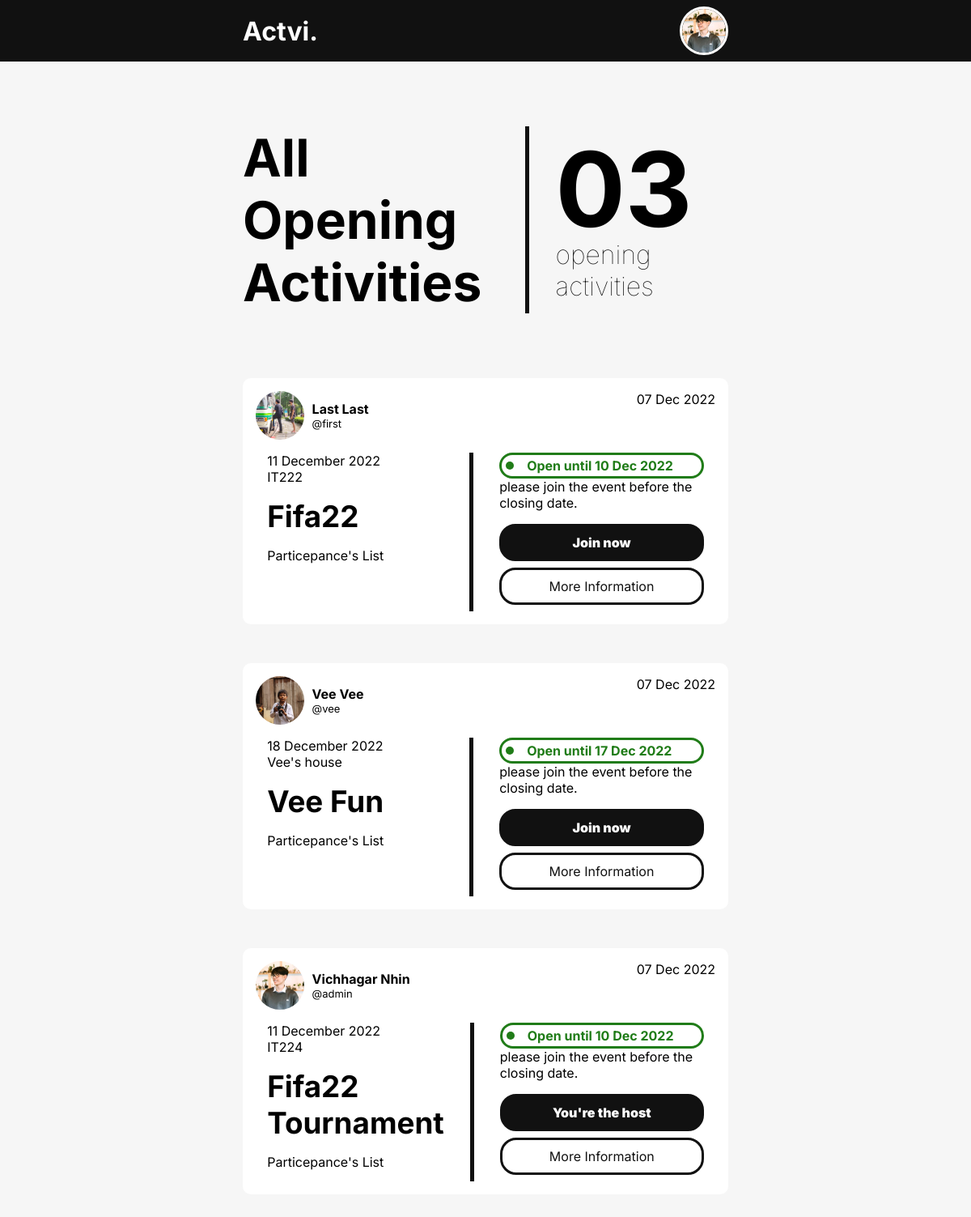
Page / (signed in) on the committed database.
### activity/models.py (models this page shows, shortened)
class User(AbstractUser):
    USER_TYPE = [
        ('admin', 'admin'),
        ('official', 'official'),
        ('normal', 'normal')
    ]
    profileImage = models.ImageField(upload_to='images/', null=True, blank=True)
    userType = models.CharField(max_length=10, choices=USER_TYPE, default='normal')
    userBio = models.CharField(max_length=100)
    def __str__(self):
        return self.username

class Activity(models.Model):
    activityOrganizer = models.ForeignKey(User, on_delete=models.CASCADE)
    activityTitle = models.CharField(max_length=50)
    activityLocation = models.CharField(max_length=100)
    activityDiscription = models.TextField()
    activityDate = models.DateTimeField()
    activityOpenDate = models.DateTimeField()
    activityCloseDate = models.DateTimeField()

### activity/views.py (the view)
# urls.py: path('', home, name='home'),
@login_required(login_url='activity:login')
def home(request):
    allActivities = Activity.objects.all().count()
    activities = []
    pagenation = [0,1,2,3,4]
    parList = []
    for activity in Activity.objects.all().order_by('-activityOpenDate'):
        particepance = ActivityParticepationList.objects.filter(activityID = activity.id) if ActivityParticepationList.objects.filter(activityID = activity.id).count() < 6 else ActivityParticepationList.objects.filter(activityID = activity.id)[:5]
        particepanceList = []
        for i in particepance:
            particepanceList.append(i.userID.id)
        lastestParticepance = ActivityParticepationList.objects.filter(activityID = activity.id).count()
        activityInfo = {"activity" : activity, "particepance" : particepance, "lastestParticepance" : lastestParticepance, "particepanceList" : particepanceList}
        activities.append(activityInfo)
    context = {
        "activities" : activities,
        "allActivities" : allActivities,
        "pagenation" : pagenation,
        "parList" : parList
    }
    return render(request,'activity/home.html',context)

### activity/templates/activity/home.html (shortened to what this page needs)
{% include "activity/base.html" %}
{% load static %}
{% block content %}
<head>
    <link rel="stylesheet" href="{% static 'activity/css/style.css' %}">
</head>
<main>
    <div class="main-title">
        <div class="title">
            All Opening <br>
            Activities
        </div>
        <div class="activity-count">
            <h1>
                {% if  allActivities > 9%}
                    {{ allActivities }}
                {% else %}
                    0{{ allActivities }}
                {%endif%}
            </h1>
            <p>opening activities</p>
        </div>
    </div>
    <div class="activities">
        {% for activity in activities %}
        <div class="activity-card">
            <div class="profile">
                <div class="card-profile">
                    <div class="profile-image">
                        <img src="./images/{{ activity.activity.activityOrganizer.profileImage }}" alt="">
                    </div>
                    <div class="name">
                        <div class="fullname">{{ activity.activity.activityOrganizer.first_name | title }} {{ activity.activity.activityOrganizer.last_name | title }}</div>
                        <div class="username">@{{ activity.activity.activityOrganizer }}</div>
                    </div>
                </div>
                <div class="time">{{ activity.activity.activityOpenDate | date:'d M Y' }}</div>
            </div>
            <div class="activity-info">
                <div class="activity-detail">
                    <p>{{ activity.activity.activityDate | date:'d F Y'}}</p>
                    <p>{{ activity.activity.activityLocation }}</p>
                    <h1>{{ activity.activity.activityTitle | title }}</h1>
                    <p class="list">Particepance's List</p>
                </div>
                <div class="activity-action">
                    <div class="activity-status">
                        <div class="dot"></div>
                        <p>Open until {{ activity.activity.activityCloseDate | date:'d M Y' }}</p>
                    </div>
                    <p class="notice">please join the event before the closing date.</p>
                    {% if request.user.id in activity.particepanceList %}
                    <div class="butt leave-button">
                        <form id="join-form">
                            {% csrf_token %}
                            <input type="hidden" id="userID" name="userID" value="{{ request.user.id }}">
                            <input type="hidden" id="activityID" name="activityID" value="{{ activity.id }}">
                            <input id="leave-butt" type="submit" value="Leave" data-tosend="{{ activity.activity.id }}">
                        </form>
                    </div>
                    {% else %}
                    <div class="butt join-button">
                        <form id="join-form">
                            {% if request.user.id == activity.activity.activityOrganizer.id %}
                                <input id="join-butt" type="submit" value="You're the host" data-tosend="{{ activity.activity.id }}" disabled>
                            {% else %}
                                <input id="join-butt" type="submit" value="Join now" data-tosend="{{ activity.activity.id }}">
                            {% endif %}
                        </form>
                    </div>
                    {% endif %}
                    <div class="butt detail-button">
                        <a href="{% url 'activity:more-info' activity.activity.id %}">More Information</a>
                    </div>
                </div>
            </div>
        </div>
        {% endfor %}
    </div>
</main>
{% endblock %}

### activity/templates/activity/base.html (shortened to what this page needs)
{% load static %}
<!doctype html>
<html>
<head>
    <link rel="stylesheet" href="{% static 'activity/css/nav.css' %}">
</head>
<body>
    <header>
        <nav>
            <div class="logo" onclick="goHome()">Actvi.</div>
            <div class="img">
                <img src="/images/{{ request.user.profileImage }}" onclick="goProfile()" onmouseover="showLogout()">
            </div>
        </nav>
    </header>
</body>
</html>

### activity/static/activity/css/nav.css (style rules this page uses)
* { margin: 0; padding: 0; box-sizing: border-box; font-family: 'Inter', sans-serif; }
body { margin-inline: auto; background-color: #F6F6F6; }
nav { display: flex; justify-content: space-between; background-color: #111; padding-inline: 300px; padding-block: 0.5rem; }
nav .logo { font-size: 2rem; font-weight: bolder; margin-block: auto; color: #fff; cursor: pointer; }
nav .img { width: 60px; height: 60px; border: 3px #fff solid; border-radius: 50%; cursor: pointer; }
nav .img img { width: 100%; height: 100%; object-fit: cover; border-radius: inherit; cursor: pointer; }

### activity/static/activity/css/style.css (style rules this page uses)
main .main-title { display: flex; padding-inline: 25%; margin-block: 5rem; }
main .main-title .title { font-size: 4rem; font-weight: bolder; border-right: #111 5px solid; padding-right: 2rem; }
main .main-title .activity-count h1 { font-size: 8rem; font-weight: bolder; padding-left: 2rem; margin-bottom: -1rem; }
main .main-title .activity-count p { padding-left: 2rem; font-size: 2rem; font-weight: lighter; }
.activities { padding-inline: 25%; }
.activity-card { background-color: #fff; border-radius: 10px; padding: 1rem; margin-block: 3rem; }
.profile { display: flex; justify-content: space-between; }
.card-profile { display: flex; justify-content: center; align-items: center; gap: 0.6rem; margin-bottom: 1rem; }
.profile-image { width: 60px; height: 60px; border-radius: 50%; }
.profile-image img { width: 100%; height: 100%; border-radius: inherit; object-fit: cover; }
.fullname { font-weight: bold; }
.username { font-size: 13px; }
.activity-info { max-width: 95%; margin-inline: auto; display: flex; }
.activity-detail { width: 50%; }
.activity-detail h1 { margin-block: 1rem; font-size: 2.3rem; font-weight: bolder; }
.activity-detail { border-right: 5px #111 solid; padding-right: 2rem; }
.activity-action { margin-block: auto; margin-left: 2rem; width: 50%; }
.dot { width: 10px; height: 10px; background-color: #207C18; margin-right: 1rem; border-radius: 50%; }
.activity-status { display: flex; align-items: center; border: 3px solid #207C18; padding: 3px 5px; color: #207C18; border-radius: 50px; }
.activity-status p { font-weight: bold; }
.notice { margin-bottom: 1rem; }
.butt { width: 100%; margin-block: 0.5rem; border: #111 3px solid; border-radius: 20px; padding-block: 10px; text-align: center; cursor: pointer; }
.butt a { text-decoration: none; text-align: center; margin-block: auto; color: #111; }
.join-button { background-color: #111; font-weight: bolder; }
.join-button form input[type=submit] { background-color: inherit; color: #fff; font-weight: bolder; border: none; font-size: 1rem; cursor: inherit; }

### rows in the picture
User: user.profileImage (picture)
Activity: activity.activityOrganizer.profileImage (picture), activity.activityOrganizer.first_name "Last", activity.activityOrganizer.last_name "Last", activity.activityOrganizer "first", activity.activityOpenDate "07 Dec 2022", activity.activityDate "11 December 2022", activity.activityLocation "IT222", activity.activityTitle "Fifa22", activity.activityCloseDate "10 Dec 2022"
Activity: activity.activityOrganizer.profileImage (picture), activity.activityOrganizer.first_name "Vee", activity.activityOrganizer.last_name "Vee", activity.activityOrganizer "vee", activity.activityOpenDate "07 Dec 2022", activity.activityDate "18 December 2022", activity.activityLocation "Vee's house", activity.activityTitle "Vee Fun", activity.activityCloseDate "17 Dec 2022"
Activity: activity.activityOrganizer.profileImage (picture), activity.activityOrganizer.first_name "Vichhagar", activity.activityOrganizer.last_name "Nhin", activity.activityOrganizer "admin", activity.activityOpenDate "07 Dec 2022", activity.activityDate "11 December 2022", activity.activityLocation "IT224", activity.activityTitle "Fifa22 Tournament", activity.activityCloseDate "10 Dec 2022"

### other values in the picture
{{ allActivities }} "3"
